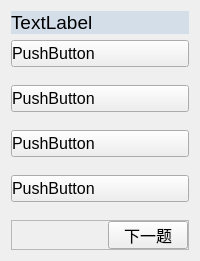
                <widget class="QWidget" name="page_2">
                 <layout class="QVBoxLayout" name="verticalLayout_7">
                  <item>
                   <widget class="QLabel" name="label_question">
                    <property name="sizePolicy">
                     <sizepolicy hsizetype="Expanding" vsizetype="Preferred">
                      <horstretch>0</horstretch>
                      <verstretch>0</verstretch>
                     </sizepolicy>
                    </property>
                    <property name="font">
                     <font>
                      <pointsize>14</pointsize>
                     </font>
                    </property>
                    <property name="layoutDirection">
                     <enum>Qt::LeftToRight</enum>
                    </property>
                    <property name="styleSheet">
                     <string notr="true">background-color: rgba(172, 197, 224,100);
border-radius:0;</string>
                    </property>
                    <property name="frameShape">
                     <enum>QFrame::NoFrame</enum>
                    </property>
                    <property name="frameShadow">
                     <enum>QFrame::Plain</enum>
                    </property>
                    <property name="lineWidth">
                     <number>0</number>
                    </property>
                    <property name="midLineWidth">
                     <number>0</number>
                    </property>
                    <property name="text">
                     <string>TextLabel</string>
                    </property>
                    <property name="textFormat">
                     <enum>Qt::AutoText</enum>
                    </property>
                    <property name="scaledContents">
                     <bool>false</bool>
                    </property>
                    <property name="alignment">
                     <set>Qt::AlignLeading|Qt::AlignLeft|Qt::AlignVCenter</set>
                    </property>
                    <property name="wordWrap">
                     <bool>true</bool>
                    </property>
                    <property name="margin">
                     <number>0</number>
                    </property>
                    <property name="indent">
                     <number>-1</number>
                    </property>
                    <property name="openExternalLinks">
                     <bool>false</bool>
                    </property>
                   </widget>
                  </item>
                  <item>
                   <layout class="QVBoxLayout" name="verticalLayout_3">
                    <property name="spacing">
                     <number>18</number>
                    </property>
                    <item>
                     <widget class="QPushButton" name="answer_1">
                      <property name="sizePolicy">
                       <sizepolicy hsizetype="Expanding" vsizetype="Fixed">
                        <horstretch>0</horstretch>
                        <verstretch>0</verstretch>
                       </sizepolicy>
                      </property>
                      <property name="minimumSize">
                       <size>
                        <width>0</width>
                        <height>0</height>
                       </size>
                      </property>
                      <property name="sizeIncrement">
                       <size>
                        <width>0</width>
                        <height>0</height>
                       </size>
                      </property>
                      <property name="baseSize">
                       <size>
                        <width>0</width>
                        <height>0</height>
                       </size>
                      </property>
                      <property name="font">
                       <font>
                        <pointsize>12</pointsize>
                       </font>
                      </property>
                      <property name="cursor">
                       <cursorShape>PointingHandCursor</cursorShape>
                      </property>
                      <property name="styleSheet">
                       <string notr="true">text-align:left</string>
                      </property>
                      <property name="text">
                       <string>PushButton</string>
                      </property>
                      <property name="iconSize">
                       <size>
                        <width>20</width>
                        <height>20</height>
                       </size>
                      </property>
                     </widget>
                    </item>
                    <item>
                     <widget class="QPushButton" name="answer_2">
                      <property name="sizePolicy">
                       <sizepolicy hsizetype="Preferred" vsizetype="Fixed">
                        <horstretch>0</horstretch>
                        <verstretch>0</verstretch>
                       </sizepolicy>
                      </property>
                      <property name="minimumSize">
                       <size>
                        <width>0</width>
                        <height>0</height>
                       </size>
                      </property>
                      <property name="sizeIncrement">
                       <size>
                        <width>0</width>
                        <height>0</height>
                       </size>
                      </property>
                      <property name="baseSize">
                       <size>
                        <width>0</width>
                        <height>0</height>
                       </size>
                      </property>
                      <property name="font">
                       <font>
                        <pointsize>12</pointsize>
                       </font>
                      </property>
                      <property name="cursor">
                       <cursorShape>PointingHandCursor</cursorShape>
                      </property>
                      <property name="styleSheet">
                       <string notr="true">text-align:left</string>
                      </property>
                      <property name="text">
                       <string>PushButton</string>
                      </property>
                      <property name="iconSize">
                       <size>
                        <width>20</width>
                        <height>20</height>
                       </size>
                      </property>
                     </widget>
                    </item>
                    <item>
                     <widget class="QPushButton" name="answer_3">
                      <property name="sizePolicy">
                       <sizepolicy hsizetype="Preferred" vsizetype="Fixed">
                        <horstretch>0</horstretch>
                        <verstretch>0</verstretch>
                       </sizepolicy>
                      </property>
                      <property name="minimumSize">
                       <size>
                        <width>0</width>
                        <height>0</height>
                       </size>
                      </property>
                      <property name="sizeIncrement">
                       <size>
                        <width>0</width>
                        <height>0</height>
                       </size>
                      </property>
                      <property name="baseSize">
                       <size>
                        <width>0</width>
                        <height>0</height>
                       </size>
                      </property>
                      <property name="font">
                       <font>
                        <pointsize>12</pointsize>
                       </font>
                      </property>
                      <property name="cursor">
                       <cursorShape>PointingHandCursor</cursorShape>
                      </property>
                      <property name="styleSheet">
                       <string notr="true">text-align:left</string>
                      </property>
                      <property name="text">
                       <string>PushButton</string>
                      </property>
                      <property name="iconSize">
                       <size>
                        <width>20</width>
                        <height>20</height>
                       </size>
                      </property>
                     </widget>
                    </item>
                    <item>
                     <widget class="QPushButton" name="answer_4">
                      <property name="sizePolicy">
                       <sizepolicy hsizetype="Preferred" vsizetype="Fixed">
                        <horstretch>0</horstretch>
                        <verstretch>0</verstretch>
                       </sizepolicy>
                      </property>
                      <property name="minimumSize">
                       <size>
                        <width>0</width>
                        <height>0</height>
                       </size>
                      </property>
                      <property name="sizeIncrement">
                       <size>
                        <width>0</width>
                        <height>0</height>
                       </size>
                      </property>
                      <property name="baseSize">
                       <size>
                        <width>0</width>
                        <height>0</height>
                       </size>
                      </property>
                      <property name="font">
                       <font>
                        <pointsize>12</pointsize>
                       </font>
                      </property>
                      <property name="cursor">
                       <cursorShape>PointingHandCursor</cursorShape>
                      </property>
                      <property name="styleSheet">
                       <string notr="true">text-align:left</string>
                      </property>
                      <property name="text">
                       <string>PushButton</string>
                      </property>
                      <property name="iconSize">
                       <size>
                        <width>20</width>
                        <height>20</height>
                       </size>
                      </property>
                     </widget>
                    </item>
                    <item>
                     <widget class="QFrame" name="frame_5">
                      <property name="maximumSize">
                       <size>
                        <width>16777215</width>
                        <height>30</height>
                       </size>
                      </property>
                      <property name="frameShape">
                       <enum>QFrame::StyledPanel</enum>
                      </property>
                      <property name="frameShadow">
                       <enum>QFrame::Raised</enum>
                      </property>
                      <layout class="QGridLayout" name="gridLayout_4">
                       <property name="leftMargin">
                        <number>0</number>
                       </property>
                       <property name="topMargin">
                        <number>0</number>
                       </property>
                       <property name="rightMargin">
                        <number>0</number>
                       </property>
                       <property name="bottomMargin">
                        <number>0</number>
                       </property>
                       <property name="spacing">
                        <number>0</number>
                       </property>
                       <item row="0" column="1">
                        <widget class="QPushButton" name="next_btn">
                         <property name="sizePolicy">
                          <sizepolicy hsizetype="Fixed" vsizetype="Fixed">
                           <horstretch>0</horstretch>
                           <verstretch>0</verstretch>
                          </sizepolicy>
                         </property>
                         <property name="font">
                          <font>
                           <pointsize>12</pointsize>
                          </font>
                         </property>
                         <property name="cursor">
                          <cursorShape>PointingHandCursor</cursorShape>
                         </property>
                         <property name="text">
                          <string>下一题</string>
                         </property>
                        </widget>
                       </item>
                       <item row="0" column="0">
                        <spacer name="horizontalSpacer_6">
                         <property name="orientation">
                          <enum>Qt::Horizontal</enum>
                         </property>
                         <property name="sizeHint" stdset="0">
                          <size>
                           <width>40</width>
                           <height>20</height>
                          </size>
                         </property>
                        </spacer>
                       </item>
                      </layout>
                     </widget>
                    </item>
                   </layout>
                  </item>
                 </layout>
                </widget>
